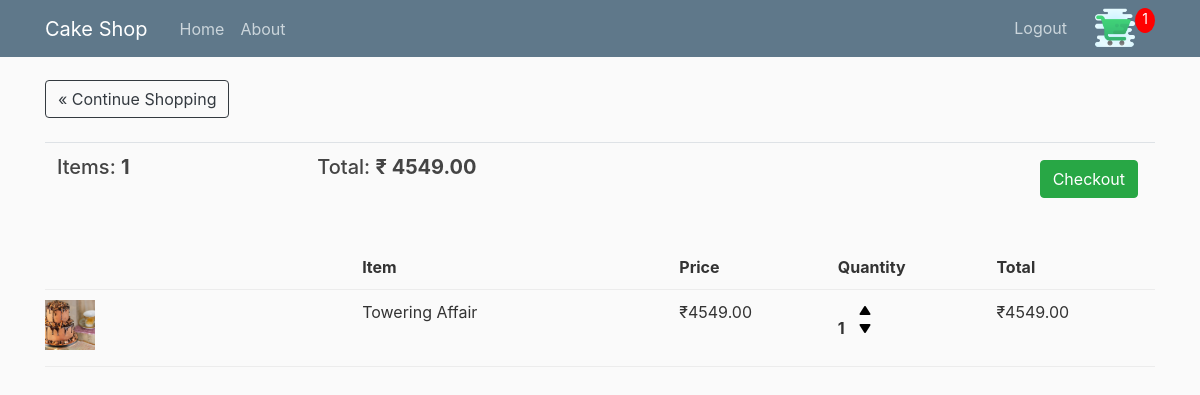
/cart/ (signed in), run on an earlier commit of the app's database.
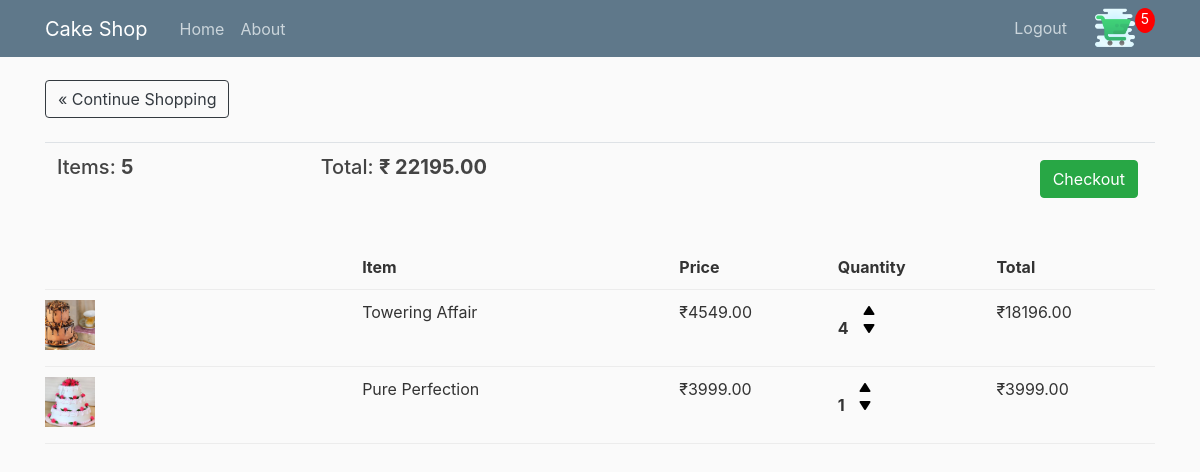
And on a later commit of the database.
### store/models.py (models this page shows, shortened)
class Order(models.Model):
    customer = models.ForeignKey(Customer, on_delete=models.CASCADE)
    date_ordered = models.DateTimeField(default=timezone.now)
    complete = models.BooleanField(default=False)
    transaction_id = models.CharField(max_length=100, null=True)
    @property
    def get_cart_total(self):
        orderitems = self.orderitem_set.all()
        total = sum([item.get_total for item in orderitems])
        return total
    @property
    def get_cart_items(self):
        orderitems = self.orderitem_set.all()
        totalquantity = sum([item.quantity for item in orderitems])
        return totalquantity

class OrderItem(models.Model):
    product = models.ForeignKey(
        ProductDetail, on_delete=models.SET_NULL, null=True, blank=True)
    order = models.ForeignKey(Order, on_delete=models.SET_NULL, null=True)
    quantity = models.IntegerField(default=0, null=True, blank=True)
    date_added = models.DateTimeField(default=timezone.now)
    @property
    def get_total(self):
        total = self.product.price * self.quantity
        return total

class ProductDetail(models.Model):
    name = models.CharField(max_length = 50)
    egg = models.BooleanField(default = True)
    image = models.ImageField(default='default.jpg',
                              upload_to='product_images')
    price = models.DecimalField(max_digits=6, decimal_places=2,default = 199)

### store/views.py (the view)
# urls.py: path('cart/',views.cart, name='cart'),
def cart(request):
    if request.user.is_authenticated:
        customer = request.user.customer
        order, created = Order.objects.get_or_create(
            customer=customer, complete=False)
        items = order.orderitem_set.all()
        cartItems = order.get_cart_items
        print('Hedello')
    else:
        print('Hello')
        items = []
        order = {'get_cart_total': 0, 'get_cart_items': 0}
        cartItems = order['get_cart_items']
    context = {'items': items, 'order': order, 'cartItems': cartItems,'title': 'Cart'}
    return render(request, 'store/cart.html', context)

### templates/store/cart.html
{% extends 'base.html' %} {% load static %} {% block content %}
<div class="row">
  <div class="col-lg-12">
    <div class="box-element">
      <a class="btn btn-outline-dark" href="{% url 'store-home' %}"
        >&laquo; Continue Shopping</a
      >
      <br />
      <br />
      <table class="table">
        <tr>
          <th>
            <h5>Items: <strong>{{ order.get_cart_items }}</strong></h5>
          </th>
          <th>
            <h5>Total: <strong>&#x20B9; {{ order.get_cart_total }}</strong></h5>
          </th>
          <th>
            <a
              style="float: right; margin: 5px;"
              class="btn btn-success"
              href="#"
              >Checkout</a
            >
          </th>
        </tr>
      </table>
    </div>
    <br />
    <div class="box-element">
      <div class="cart-row">
        <div style="flex: 2;"></div>
        <div style="flex: 2;"><strong>Item</strong></div>
        <div style="flex: 1;"><strong>Price</strong></div>
        <div style="flex: 1;"><strong>Quantity</strong></div>
        <div style="flex: 1;"><strong>Total</strong></div>
      </div>
      {% for item in items %}
      <div class="cart-row">
        <div style="flex: 2;">
          <img class="row-image" src="{{ item.product.image.url }}" alt="" />
        </div>
        <div style="flex: 2;">{{ item.product.name }}</div>
        <div style="flex: 1;">&#x20B9;{{ item.product.price }}</div>
        <div style="flex: 1;">
          <p class="quantity">{{ item.quantity }}</p>
          <div class="quantity">
            <img
              data-product="{{ item.product.id }}"
              data-action="add"
              class="chg-quantity update-cart"
              src="{% static  'images/up_arrow.png' %}"
            />
            <img
              data-product="{{ item.product.id }}"
              data-action="remove"
              class="chg-quantity update-cart"
              src="{% static  'images/down_arrow.png' %}"
            />
          </div>
        </div>
        <div style="flex: 1;">&#x20B9;{{ item.get_total }}</div>
      </div>
      {% endfor %}
    </div>
  </div>
</div>
{% endblock content %}

### templates/base.html (shortened to what this page needs)
{% load static %}
<!DOCTYPE html>
<html lang="en">
  <head>
    <link
      rel="stylesheet"
      href="https://maxcdn.bootstrapcdn.com/bootstrap/4.0.0/css/bootstrap.min.css"
    />
    <link rel="stylesheet" href="{% static 'css/main.css' %}" />
  </head>
  <body>
    <header class="site-header">
      <nav class="navbar navbar-expand-md navbar-dark bg-steel fixed-top">
        <div class="container">
          <a class="navbar-brand mr-4" href="{% url 'store-home' %}"
            >Cake Shop</a
          >
          <div class="collapse navbar-collapse" id="navbarToggle">
            <div class="navbar-nav mr-auto">
              <a class="nav-item nav-link" href="{% url 'store-home' %}"
                >Home</a
              >
              <a class="nav-item nav-link" href="#">About</a>
            </div>
            <div class="navbar-nav">
              {% if user.is_authenticated %}
              <a class="nav-item nav-link" href="#">Logout</a>
              {% else %}
              <a class="nav-item nav-link" href="#">Login</a>
              <a class="nav-item nav-link" href="#">Register</a>
              {% endif %}
              <a href="{% url 'cart' %}">
                <img id="cart-icon" src="{% static 'images/cart.png' %}" />
              </a>
              <p id="cart-total">{{ cartItems }}</p>
            </div>
          </div>
        </div>
      </nav>
    </header>
    <main role="main" class="container">
      <div class="row">
        <div class="col-md-12">
           {% block content %}{% endblock %}
        </div>
      </div>
    </main>
  </body>
</html>

### static/css/main.css (style rules this page uses)
body { background: #fafafa; color: #333333; margin-top: 5rem; }
h1, h2, h3, h4, h5, h6 { color: #444444; }
.bg-steel { background-color: #5f788a; }
.site-header .navbar-nav .nav-link { color: #cbd5db; }
#cart-icon { width: 40px; display: inline-block; margin-left: 20px; }
#cart-total { display: block; text-align: center; color: #fff; background-color: red; width: 20px; height: 25px; border-radius: 50%; font-size: 14px; }
.cart-row { display: flex; align-items: flex-stretch; padding-bottom: 10px; margin-bottom: 10px; border-bottom: 1px solid #ececec; }
.quantity { display: inline-block; font-weight: 700; padding-right: 10px; }
.chg-quantity { width: 12px; cursor: pointer; display: block; margin-top: 5px; transition: 0.1s; }
.row-image { height: 50px; }

What changed in the data, as far as the page shows it:
changed through a linked row, Order: get_cart_items "1" → "5"; get_cart_total "4549.00" → "22195.00"
changed OrderItem "Towering Affair": quantity "1" → "4"; get_total "4549.00" → "18196.00"
added OrderItem: product.image (picture), product.name "Pure Perfection", product.price "3999.00", quantity "1", get_total "3999.00"
Also different on the page:
{{ cartItems }}: "1" → "5"
